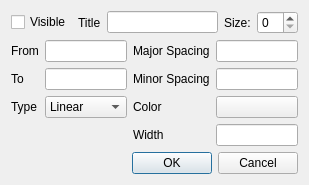
<?xml version="1.0" encoding="UTF-8"?>
<ui version="4.0">
 <class>AxisSettingsDialog</class>
 <widget class="QDialog" name="AxisSettingsDialog">
  <property name="geometry">
   <rect>
    <x>0</x>
    <y>0</y>
    <width>309</width>
    <height>180</height>
   </rect>
  </property>
  <property name="windowTitle">
   <string>Axis Settings</string>
  </property>
  <layout class="QVBoxLayout" name="verticalLayout">
   <item>
    <layout class="QHBoxLayout" name="horizontalLayout">
     <item>
      <widget class="QCheckBox" name="cbVisible">
       <property name="text">
        <string>Visible</string>
       </property>
      </widget>
     </item>
     <item>
      <widget class="QLabel" name="label_6">
       <property name="text">
        <string>Title</string>
       </property>
      </widget>
     </item>
     <item>
      <widget class="QLineEdit" name="tTitle"/>
     </item>
     <item>
      <widget class="QLabel" name="label_9">
       <property name="text">
        <string>Size:</string>
       </property>
      </widget>
     </item>
     <item>
      <widget class="SpinBox" name="sbSize"/>
     </item>
    </layout>
   </item>
   <item>
    <layout class="QHBoxLayout" name="horizontalLayout_2">
     <item>
      <layout class="QFormLayout" name="formLayout">
       <property name="fieldGrowthPolicy">
        <enum>QFormLayout::AllNonFixedFieldsGrow</enum>
       </property>
       <item row="0" column="0">
        <widget class="QLabel" name="label">
         <property name="text">
          <string>From</string>
         </property>
        </widget>
       </item>
       <item row="0" column="1">
        <widget class="QFNumberEdit" name="tFrom"/>
       </item>
       <item row="1" column="0">
        <widget class="QLabel" name="label_2">
         <property name="text">
          <string>To</string>
         </property>
        </widget>
       </item>
       <item row="1" column="1">
        <widget class="QFNumberEdit" name="tTo"/>
       </item>
       <item row="2" column="0">
        <widget class="QLabel" name="label_3">
         <property name="text">
          <string>Type</string>
         </property>
        </widget>
       </item>
       <item row="2" column="1">
        <widget class="QComboBox" name="cbMode">
         <item>
          <property name="text">
           <string>Linear</string>
          </property>
         </item>
         <item>
          <property name="text">
           <string>Log10</string>
          </property>
         </item>
        </widget>
       </item>
      </layout>
     </item>
     <item>
      <layout class="QFormLayout" name="formLayout_2">
       <item row="0" column="0">
        <widget class="QLabel" name="label_7">
         <property name="text">
          <string>Major Spacing</string>
         </property>
        </widget>
       </item>
       <item row="1" column="0">
        <widget class="QLabel" name="label_8">
         <property name="text">
          <string>Minor Spacing</string>
         </property>
        </widget>
       </item>
       <item row="0" column="1">
        <widget class="QFNumberEdit" name="tMajSpacing"/>
       </item>
       <item row="1" column="1">
        <widget class="QFNumberEdit" name="tMinSpacing"/>
       </item>
       <item row="2" column="0">
        <widget class="QLabel" name="label_4">
         <property name="text">
          <string>Color</string>
         </property>
        </widget>
       </item>
       <item row="2" column="1">
        <widget class="ColorButton" name="bColor">
         <property name="text">
          <string/>
         </property>
        </widget>
       </item>
       <item row="3" column="0">
        <widget class="QLabel" name="label_5">
         <property name="text">
          <string>Width</string>
         </property>
        </widget>
       </item>
       <item row="3" column="1">
        <widget class="QFNumberEdit" name="tWidth"/>
       </item>
      </layout>
     </item>
    </layout>
   </item>
   <item>
    <widget class="QDialogButtonBox" name="buttonBox">
     <property name="orientation">
      <enum>Qt::Horizontal</enum>
     </property>
     <property name="standardButtons">
      <set>QDialogButtonBox::Cancel|QDialogButtonBox::Ok</set>
     </property>
    </widget>
   </item>
  </layout>
 </widget>
 <customwidgets>
  <customwidget>
   <class>SpinBox</class>
   <extends>QSpinBox</extends>
   <header>pyqtgraph</header>
  </customwidget>
  <customwidget>
   <class>ColorButton</class>
   <extends>QPushButton</extends>
   <header>pyqtgraph</header>
  </customwidget>
  <customwidget>
   <class>QFNumberEdit</class>
   <extends>QLineEdit</extends>
   <header>..widgets.numberEdits</header>
  </customwidget>
 </customwidgets>
 <resources/>
 <connections>
  <connection>
   <sender>buttonBox</sender>
   <signal>accepted()</signal>
   <receiver>AxisSettingsDialog</receiver>
   <slot>accept()</slot>
   <hints>
    <hint type="sourcelabel">
     <x>248</x>
     <y>254</y>
    </hint>
    <hint type="destinationlabel">
     <x>157</x>
     <y>274</y>
    </hint>
   </hints>
  </connection>
  <connection>
   <sender>buttonBox</sender>
   <signal>rejected()</signal>
   <receiver>AxisSettingsDialog</receiver>
   <slot>reject()</slot>
   <hints>
    <hint type="sourcelabel">
     <x>316</x>
     <y>260</y>
    </hint>
    <hint type="destinationlabel">
     <x>286</x>
     <y>274</y>
    </hint>
   </hints>
  </connection>
 </connections>
</ui>
